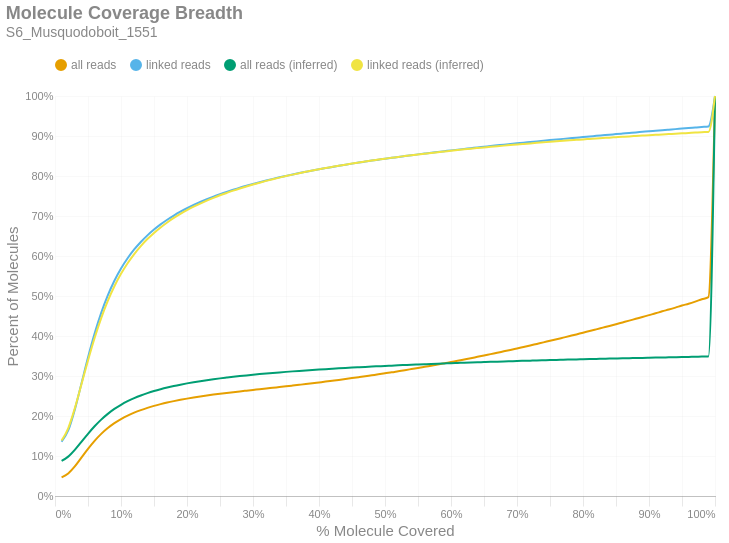

Notebook cell for this chart:
### Markdown cell above
### Molecule Read Coverage
This chart shows molecule coverage breadth as computed by the number of bases aligned to that molecule. In other words, "*how much of each unique long molecule is actually sequenced/aligned?*" Keep in mind there is a distinction between sequences and alignments, since some sequences belonging to a particular molecule may not align well and wouldn't appear in the alignment data. This chart also shows molecule coverage breadth as computed by the *inferred fragment* from which the aligned sequences originate. Unlike read coverage, this calculation takes into account the total insert size, including unsequenced gaps between the forward and reverse reads. Like the previous figures, these are cumulative percents.

### Code cell
if SKIPLR:
    print_html(f"Skipped")
else:
    binned_df = consolidated_hist(valids['coverage_bp'], mask, 0.01, True)
    binned_df_inf = consolidated_hist(valids['coverage_inserts'], mask, 0.01, True)
    binned_df = binned_df.with_columns(pl.lit(binned_df_inf['all reads (cumsum)']).alias('all reads (inferred)'))
    binned_df = binned_df.with_columns(pl.lit(binned_df_inf['linked reads (cumsum)']).alias('linked reads (inferred)'))
    binned_df = binned_df.with_columns(
        (pl.col('bin').cast(pl.Float64) + 0.01).alias('right_edge')
    )

    with SafeRender(binned_df):
        (
            density_plot(binned_df, 'Molecule Coverage Breadth', samplename, 'molcov', ['all reads (inferred)','linked reads (inferred)'])
            .encode(
                #x=alt.X('bin:Q', title="% Molecule Covered").axis(format = '%').scale(padding=0),
                x=alt.X('right_edge:Q', title="% Molecule Covered").axis(format='%').scale(padding=0),
                y=alt.Y('value:Q', title='Percent of Molecules')
                    .axis(format='%')
                    .stack(False)
                    .scale(domainMin=0, padding=0),
                color=alt.Color("key:N").scale(domain = ["all reads", "linked reads", "all reads (inferred)", "linked reads (inferred)"]),
                tooltip = [
                    alt.Tooltip("key:N", title = "Data Type"),
                    alt.Tooltip("range_label:N", title="% Molecule Covered"),
                    alt.Tooltip("value:Q", format = ".2%", title="% Molecules")
                ]
            )
        ).display()

### Figure 1 — Vega-Lite specification as saved in the notebook (floating-point values rounded to 4 significant figures)
{"width": "container", "height": 400, "config": {"title": {"anchor": "start", "dy": -15, "fontSize": 18, "color": "#888888", "subtitleColor": "#888888", "subtitleFontSize": 14}, "arc": {"fill": "#0072B2"}, "axis": {"domainColor": "#888888", "domainWidth": 0.5, "gridWidth": 0.2, "grid": false, "titleFontWeight": 400, "titleFontSize": 15, "labelFontSize": 11, "labelColor": "#888888", "tickColor": "#888888", "tickWidth": 0.2, "titleColor": "#888888"}, "axisBand": {"grid": false}, "axisX": {"grid": true, "tickSize": 10, "domainCap": "round"}, "axisY": {"domain": false, "grid": true, "tickSize": 0, "domainCap": "round"}, "background": "transparent", "header": {"labelFontSize": 15, "labelColor": "#888888", "titleFontSize": 15, "titleFontWeight": 600, "titleColor": "#888888"}, "legend": {"labelFont": "sans-serif", "labelFontSize": 12, "labelColor": "#888888", "symbolSize": 100, "symbolType": "circle", "titleFontSize": 12, "titlePadding": 10, "titleColor": "#888888", "title": null, "orient": "top"}, "range": {"category": ["#E69F00", "#56B4E9", "#009E73", "#F0E442", "#0072B2", "#D55E00", "#CC79A7", "#000000"], "diverging": ["#cfe8f3", "#a2d4ec", "#73bfe2", "#46abdb", "#1696d2", "#12719e"]}, "area": {"fill": "#0072B2", "fillOpacity": 0.7, "line": true, "strokeOpacity": 0.7}, "line": {"color": "#0072B2", "stroke": "#0072B2", "strokeWidth": 2}, "trail": {"color": "#0072B2", "stroke": "#0072B2", "strokeWidth": 0, "size": 1}, "point": {"filled": true, "fillOpacity": 1.0, "size": 95}, "text": {"color": "#888888", "fontSize": 11, "align": "right", "fontWeight": 400, "size": 11}, "bar": {"fill": "#0072B2", "stroke": null}, "view": {"stroke": null, "continuousWidth": 660, "continuousHeight": 400}}, "data": {"name": "data-e572c3ba2b5176fcf273457e197672b6"}, "mark": {"type": "line", "interpolate": "monotone", "point": {"opacity": 0, "size": 275}}, "encoding": {"color": {"field": "key", "scale": {"domain": ["all reads", "linked reads", "all reads (inferred)", "linked reads (inferred)"]}, "type": "nominal"}, "tooltip": [{"field": "key", "title": "Data Type", "type": "nominal"}, {"field": "range_label", "title": "% Molecule Covered", "type": "nominal"}, {"field": "value", "format": ".2%", "title": "% Molecules", "type": "quantitative"}], "x": {"axis": {"format": "%"}, "field": "right_edge", "scale": {"padding": 0}, "title": "% Molecule Covered", "type": "quantitative"}, "y": {"axis": {"format": "%"}, "field": "value", "scale": {"domainMin": 0, "padding": 0}, "stack": false, "title": "Percent of Molecules", "type": "quantitative"}}, "params": [{"name": "param_c36ac31b6afebe62", "select": {"type": "point", "fields": ["key"]}, "bind": "legend"}], "title": {"text": "Molecule Coverage Breadth", "subtitle": "S6_Musquodoboit_1551"}, "transform": [{"fold": ["all reads (cumsum)", "linked reads (cumsum)", "all reads (inferred)", "linked reads (inferred)"]}, {"calculate": "replace(datum.key, ' (cumsum)', '')", "as": "key"}, {"filter": {"param": "param_c36ac31b6afebe62"}}], "usermeta": {"embedOptions": {"downloadFileName": "S6_Musquodoboit_1551.molcov"}}, "$schema": "https://vega.github.io/schema/vega-lite/v6.1.0.json", "datasets": {"data-e572c3ba2b5176fcf273457e197672b6": [{"bin": "0.0", "interval": "0.0-0.01", "all reads": 0.04661, "linked reads": 0.1357, "all reads (cumsum)": 0.04661, "linked reads (cumsum)": 0.1357, "range_label": "0.0-0.01", "all reads (inferred)": 0.0879, "linked reads (inferred)": 0.1387, "right_edge": 0.01}, {"bin": "0.01", "interval": "0.01-0.02", "all reads": 0.009667, "linked reads": 0.0281, "all reads (cumsum)": 0.05628, "linked reads (cumsum)": 0.1638, "range_label": "0.01-0.02", "all reads (inferred)": 0.09848, "linked reads (inferred)": 0.1694, "right_edge": 0.02}, {"bin": "0.02", "interval": "0.02-0.03", "all reads": 0.01767, "linked reads": 0.05214, "all reads (cumsum)": 0.07395, "linked reads (cumsum)": 0.2159, "range_label": "0.02-0.03", "all reads (inferred)": 0.1153, "linked reads (inferred)": 0.219, "right_edge": 0.03}, {"bin": "0.03", "interval": "0.03-0.04", "all reads": 0.02189, "linked reads": 0.06502, "all reads (cumsum)": 0.09584, "linked reads (cumsum)": 0.2809, "range_label": "0.03-0.04", "all reads (inferred)": 0.1353, "linked reads (inferred)": 0.2786, "right_edge": 0.04}, {"bin": "0.04", "interval": "0.04-0.05", "all reads": 0.02194, "linked reads": 0.06533, "all reads (cumsum)": 0.1178, "linked reads (cumsum)": 0.3463, "range_label": "0.04-0.05", "all reads (inferred)": 0.1556, "linked reads (inferred)": 0.3389, "right_edge": 0.05}, {"bin": "0.05", "interval": "0.05-0.06", "all reads": 0.02007, "linked reads": 0.0598, "all reads (cumsum)": 0.1378, "linked reads (cumsum)": 0.4061, "range_label": "0.05-0.06", "all reads (inferred)": 0.1743, "linked reads (inferred)": 0.395, "right_edge": 0.06}, {"bin": "0.06", "interval": "0.06-0.07", "all reads": 0.01742, "linked reads": 0.05191, "all reads (cumsum)": 0.1553, "linked reads (cumsum)": 0.458, "range_label": "0.06-0.07", "all reads (inferred)": 0.191, "linked reads (inferred)": 0.4447, "right_edge": 0.07}, {"bin": "0.07", "interval": "0.07-0.08", "all reads": 0.0146, "linked reads": 0.04352, "all reads (cumsum)": 0.1699, "linked reads (cumsum)": 0.5015, "range_label": "0.07-0.08", "all reads (inferred)": 0.2053, "linked reads (inferred)": 0.4876, "right_edge": 0.08}, {"bin": "0.08", "interval": "0.08-0.09", "all reads": 0.01228, "linked reads": 0.03657, "all reads (cumsum)": 0.1821, "linked reads (cumsum)": 0.5381, "range_label": "0.08-0.09", "all reads (inferred)": 0.2176, "linked reads (inferred)": 0.5243, "right_edge": 0.09}, {"bin": "0.09", "interval": "0.09-0.1", "all reads": 0.01029, "linked reads": 0.03062, "all reads (cumsum)": 0.1924, "linked reads (cumsum)": 0.5687, "range_label": "0.09-0.1", "all reads (inferred)": 0.228, "linked reads (inferred)": 0.5553, "right_edge": 0.1}, {"bin": "0.1", "interval": "0.1-0.11", "all reads": 0.008615, "linked reads": 0.02557, "all reads (cumsum)": 0.201, "linked reads (cumsum)": 0.5943, "range_label": "0.1-0.11", "all reads (inferred)": 0.2369, "linked reads (inferred)": 0.5819, "right_edge": 0.11}, {"bin": "0.11", "interval": "0.11-0.12", "all reads": 0.007427, "linked reads": 0.02203, "all reads (cumsum)": 0.2085, "linked reads (cumsum)": 0.6163, "range_label": "0.11-0.12", "all reads (inferred)": 0.2446, "linked reads (inferred)": 0.6049, "right_edge": 0.12}, {"bin": "0.12", "interval": "0.12-0.13", "all reads": 0.006345, "linked reads": 0.01881, "all reads (cumsum)": 0.2148, "linked reads (cumsum)": 0.6351, "range_label": "0.12-0.13", "all reads (inferred)": 0.2513, "linked reads (inferred)": 0.6249, "right_edge": 0.13}, {"bin": "0.13", "interval": "0.13-0.14", "all reads": 0.00557, "linked reads": 0.0165, "all reads (cumsum)": 0.2204, "linked reads (cumsum)": 0.6516, "range_label": "0.13-0.14", "all reads (inferred)": 0.2572, "linked reads (inferred)": 0.6423, "right_edge": 0.14}, {"bin": "0.14", "interval": "0.14-0.15", "all reads": 0.004927, "linked reads": 0.01458, "all reads (cumsum)": 0.2253, "linked reads (cumsum)": 0.6662, "range_label": "0.14-0.15", "all reads (inferred)": 0.2624, "linked reads (inferred)": 0.6578, "right_edge": 0.15}, {"bin": "0.15", "interval": "0.15-0.16", "all reads": 0.004359, "linked reads": 0.01284, "all reads (cumsum)": 0.2297, "linked reads (cumsum)": 0.679, "range_label": "0.15-0.16", "all reads (inferred)": 0.267, "linked reads (inferred)": 0.6715, "right_edge": 0.16}, {"bin": "0.16", "interval": "0.16-0.17", "all reads": 0.003948, "linked reads": 0.01162, "all reads (cumsum)": 0.2336, "linked reads (cumsum)": 0.6907, "range_label": "0.16-0.17", "all reads (inferred)": 0.2712, "linked reads (inferred)": 0.6839, "right_edge": 0.17}, {"bin": "0.17", "interval": "0.17-0.18", "all reads": 0.003539, "linked reads": 0.01039, "all reads (cumsum)": 0.2372, "linked reads (cumsum)": 0.701, "range_label": "0.17-0.18", "all reads (inferred)": 0.275, "linked reads (inferred)": 0.6951, "right_edge": 0.18}, {"bin": "0.18", "interval": "0.18-0.19", "all reads": 0.003278, "linked reads": 0.009602, "all reads (cumsum)": 0.2404, "linked reads (cumsum)": 0.7106, "range_label": "0.18-0.19", "all reads (inferred)": 0.2784, "linked reads (inferred)": 0.7053, "right_edge": 0.19}, {"bin": "0.19", "interval": "0.19-0.2", "all reads": 0.003009, "linked reads": 0.008765, "all reads (cumsum)": 0.2434, "linked reads (cumsum)": 0.7194, "range_label": "0.19-0.2", "all reads (inferred)": 0.2815, "linked reads (inferred)": 0.7146, "right_edge": 0.2}, {"bin": "0.2", "interval": "0.2-0.21", "all reads": 0.002775, "linked reads": 0.00805, "all reads (cumsum)": 0.2462, "linked reads (cumsum)": 0.7275, "range_label": "0.2-0.21", "all reads (inferred)": 0.2844, "linked reads (inferred)": 0.7232, "right_edge": 0.21}, {"bin": "0.21", "interval": "0.21-0.22", "all reads": 0.002594, "linked reads": 0.007499, "all reads (cumsum)": 0.2488, "linked reads (cumsum)": 0.735, "range_label": "0.21-0.22", "all reads (inferred)": 0.2871, "linked reads (inferred)": 0.7311, "right_edge": 0.22}, {"bin": "0.22", "interval": "0.22-0.23", "all reads": 0.002403, "linked reads": 0.006918, "all reads (cumsum)": 0.2512, "linked reads (cumsum)": 0.7419, "range_label": "0.22-0.23", "all reads (inferred)": 0.2895, "linked reads (inferred)": 0.7384, "right_edge": 0.23}, {"bin": "0.23", "interval": "0.23-0.24", "all reads": 0.00228, "linked reads": 0.006506, "all reads (cumsum)": 0.2535, "linked reads (cumsum)": 0.7484, "range_label": "0.23-0.24", "all reads (inferred)": 0.2919, "linked reads (inferred)": 0.7453, "right_edge": 0.24}, {"bin": "0.24", "interval": "0.24-0.25", "all reads": 0.002132, "linked reads": 0.006052, "all reads (cumsum)": 0.2556, "linked reads (cumsum)": 0.7544, "range_label": "0.24-0.25", "all reads (inferred)": 0.294, "linked reads (inferred)": 0.7517, "right_edge": 0.25}, {"bin": "0.25", "interval": "0.25-0.26", "all reads": 0.002034, "linked reads": 0.005744, "all reads (cumsum)": 0.2577, "linked reads (cumsum)": 0.7602, "range_label": "0.25-0.26", "all reads (inferred)": 0.296, "linked reads (inferred)": 0.7576, "right_edge": 0.26}, {"bin": "0.26", "interval": "0.26-0.27", "all reads": 0.001943, "linked reads": 0.005403, "all reads (cumsum)": 0.2596, "linked reads (cumsum)": 0.7656, "range_label": "0.26-0.27", "all reads (inferred)": 0.298, "linked reads (inferred)": 0.7634, "right_edge": 0.27}, {"bin": "0.27", "interval": "0.27-0.28", "all reads": 0.001899, "linked reads": 0.005198, "all reads (cumsum)": 0.2615, "linked reads (cumsum)": 0.7708, "range_label": "0.27-0.28", "all reads (inferred)": 0.2998, "linked reads (inferred)": 0.7687, "right_edge": 0.28}, {"bin": "0.28", "interval": "0.28-0.29", "all reads": 0.001825, "linked reads": 0.004822, "all reads (cumsum)": 0.2633, "linked reads (cumsum)": 0.7756, "range_label": "0.28-0.29", "all reads (inferred)": 0.3015, "linked reads (inferred)": 0.7739, "right_edge": 0.29}, {"bin": "0.29", "interval": "0.29-0.3", "all reads": 0.001812, "linked reads": 0.004584, "all reads (cumsum)": 0.2651, "linked reads (cumsum)": 0.7802, "range_label": "0.29-0.3", "all reads (inferred)": 0.3032, "linked reads (inferred)": 0.7787, "right_edge": 0.3}, {"bin": "0.3", "interval": "0.3-0.31", "all reads": 0.001802, "linked reads": 0.004391, "all reads (cumsum)": 0.2669, "linked reads (cumsum)": 0.7846, "range_label": "0.3-0.31", "all reads (inferred)": 0.3047, "linked reads (inferred)": 0.7833, "right_edge": 0.31}, {"bin": "0.31", "interval": "0.31-0.32", "all reads": 0.001814, "linked reads": 0.004232, "all reads (cumsum)": 0.2688, "linked reads (cumsum)": 0.7888, "range_label": "0.31-0.32", "all reads (inferred)": 0.3062, "linked reads (inferred)": 0.7877, "right_edge": 0.32}, {"bin": "0.32", "interval": "0.32-0.33", "all reads": 0.00182, "linked reads": 0.004, "all reads (cumsum)": 0.2706, "linked reads (cumsum)": 0.7928, "range_label": "0.32-0.33", "all reads (inferred)": 0.3077, "linked reads (inferred)": 0.7919, "right_edge": 0.33}, {"bin": "0.33", "interval": "0.33-0.34", "all reads": 0.001818, "linked reads": 0.003867, "all reads (cumsum)": 0.2724, "linked reads (cumsum)": 0.7967, "range_label": "0.33-0.34", "all reads (inferred)": 0.309, "linked reads (inferred)": 0.796, "right_edge": 0.34}, {"bin": "0.34", "interval": "0.34-0.35", "all reads": 0.001819, "linked reads": 0.003658, "all reads (cumsum)": 0.2742, "linked reads (cumsum)": 0.8003, "range_label": "0.34-0.35", "all reads (inferred)": 0.3103, "linked reads (inferred)": 0.7998, "right_edge": 0.35}, {"bin": "0.35", "interval": "0.35-0.36", "all reads": 0.001878, "linked reads": 0.003562, "all reads (cumsum)": 0.2761, "linked reads (cumsum)": 0.8039, "range_label": "0.35-0.36", "all reads (inferred)": 0.3116, "linked reads (inferred)": 0.8034, "right_edge": 0.36}, {"bin": "0.36", "interval": "0.36-0.37", "all reads": 0.001901, "linked reads": 0.003382, "all reads (cumsum)": 0.278, "linked reads (cumsum)": 0.8073, "range_label": "0.36-0.37", "all reads (inferred)": 0.3128, "linked reads (inferred)": 0.807, "right_edge": 0.37}, {"bin": "0.37", "interval": "0.37-0.38", "all reads": 0.001914, "linked reads": 0.003224, "all reads (cumsum)": 0.2799, "linked reads (cumsum)": 0.8105, "range_label": "0.37-0.38", "all reads (inferred)": 0.3139, "linked reads (inferred)": 0.8104, "right_edge": 0.38}, {"bin": "0.38", "interval": "0.38-0.39", "all reads": 0.001975, "linked reads": 0.003183, "all reads (cumsum)": 0.2819, "linked reads (cumsum)": 0.8137, "range_label": "0.38-0.39", "all reads (inferred)": 0.315, "linked reads (inferred)": 0.8137, "right_edge": 0.39}, {"bin": "0.39", "interval": "0.39-0.4", "all reads": 0.002045, "linked reads": 0.003089, "all reads (cumsum)": 0.2839, "linked reads (cumsum)": 0.8168, "range_label": "0.39-0.4", "all reads (inferred)": 0.3161, "linked reads (inferred)": 0.8168, "right_edge": 0.4}, {"bin": "0.4", "interval": "0.4-0.41", "all reads": 0.002041, "linked reads": 0.002946, "all reads (cumsum)": 0.286, "linked reads (cumsum)": 0.8197, "range_label": "0.4-0.41", "all reads (inferred)": 0.3171, "linked reads (inferred)": 0.8199, "right_edge": 0.41}, {"bin": "0.41", "interval": "0.41-0.42", "all reads": 0.002141, "linked reads": 0.002965, "all reads (cumsum)": 0.2881, "linked reads (cumsum)": 0.8227, "range_label": "0.41-0.42", "all reads (inferred)": 0.3181, "linked reads (inferred)": 0.8228, "right_edge": 0.42}, {"bin": "0.42", "interval": "0.42-0.43", "all reads": 0.002145, "linked reads": 0.002806, "all reads (cumsum)": 0.2903, "linked reads (cumsum)": 0.8255, "range_label": "0.42-0.43", "all reads (inferred)": 0.3191, "linked reads (inferred)": 0.8256, "right_edge": 0.43}, {"bin": "0.43", "interval": "0.43-0.44", "all reads": 0.002213, "linked reads": 0.002756, "all reads (cumsum)": 0.2925, "linked reads (cumsum)": 0.8283, "range_label": "0.43-0.44", "all reads (inferred)": 0.32, "linked reads (inferred)": 0.8284, "right_edge": 0.44}, {"bin": "0.44", "interval": "0.44-0.45", "all reads": 0.002271, "linked reads": 0.002674, "all reads (cumsum)": 0.2947, "linked reads (cumsum)": 0.8309, "range_label": "0.44-0.45", "all reads (inferred)": 0.321, "linked reads (inferred)": 0.8311, "right_edge": 0.45}, {"bin": "0.45", "interval": "0.45-0.46", "all reads": 0.002311, "linked reads": 0.002594, "all reads (cumsum)": 0.297, "linked reads (cumsum)": 0.8335, "range_label": "0.45-0.46", "all reads (inferred)": 0.3219, "linked reads (inferred)": 0.8337, "right_edge": 0.46}, {"bin": "0.46", "interval": "0.46-0.47", "all reads": 0.002338, "linked reads": 0.002491, "all reads (cumsum)": 0.2994, "linked reads (cumsum)": 0.836, "range_label": "0.46-0.47", "all reads (inferred)": 0.3227, "linked reads (inferred)": 0.8362, "right_edge": 0.47}, {"bin": "0.47", "interval": "0.47-0.48", "all reads": 0.002422, "linked reads": 0.002484, "all reads (cumsum)": 0.3018, "linked reads (cumsum)": 0.8385, "range_label": "0.47-0.48", "all reads (inferred)": 0.3236, "linked reads (inferred)": 0.8387, "right_edge": 0.48}, {"bin": "0.48", "interval": "0.48-0.49", "all reads": 0.002374, "linked reads": 0.002379, "all reads (cumsum)": 0.3042, "linked reads (cumsum)": 0.8409, "range_label": "0.48-0.49", "all reads (inferred)": 0.3244, "linked reads (inferred)": 0.841, "right_edge": 0.49}, {"bin": "0.49", "interval": "0.49-0.5", "all reads": 0.002654, "linked reads": 0.002372, "all reads (cumsum)": 0.3068, "linked reads (cumsum)": 0.8432, "range_label": "0.49-0.5", "all reads (inferred)": 0.3252, "linked reads (inferred)": 0.8434, "right_edge": 0.5}, {"bin": "0.5", "interval": "0.5-0.51", "all reads": 0.002376, "linked reads": 0.002162, "all reads (cumsum)": 0.3092, "linked reads (cumsum)": 0.8454, "range_label": "0.5-0.51", "all reads (inferred)": 0.3259, "linked reads (inferred)": 0.8455, "right_edge": 0.51}, {"bin": "0.51", "interval": "0.51-0.52", "all reads": 0.002705, "linked reads": 0.002246, "all reads (cumsum)": 0.3119, "linked reads (cumsum)": 0.8477, "range_label": "0.51-0.52", "all reads (inferred)": 0.3267, "linked reads (inferred)": 0.8477, "right_edge": 0.52}, {"bin": "0.52", "interval": "0.52-0.53", "all reads": 0.002633, "linked reads": 0.002156, "all reads (cumsum)": 0.3145, "linked reads (cumsum)": 0.8498, "range_label": "0.52-0.53", "all reads (inferred)": 0.3274, "linked reads (inferred)": 0.8498, "right_edge": 0.53}, {"bin": "0.53", "interval": "0.53-0.54", "all reads": 0.002749, "linked reads": 0.002125, "all reads (cumsum)": 0.3173, "linked reads (cumsum)": 0.8519, "range_label": "0.53-0.54", "all reads (inferred)": 0.3281, "linked reads (inferred)": 0.8519, "right_edge": 0.54}, {"bin": "0.54", "interval": "0.54-0.55", "all reads": 0.002768, "linked reads": 0.002111, "all reads (cumsum)": 0.3201, "linked reads (cumsum)": 0.854, "range_label": "0.54-0.55", "all reads (inferred)": 0.3288, "linked reads (inferred)": 0.8538, "right_edge": 0.55}, {"bin": "0.55", "interval": "0.55-0.56", "all reads": 0.002886, "linked reads": 0.002076, "all reads (cumsum)": 0.323, "linked reads (cumsum)": 0.8561, "range_label": "0.55-0.56", "all reads (inferred)": 0.3295, "linked reads (inferred)": 0.8558, "right_edge": 0.56}, {"bin": "0.56", "interval": "0.56-0.57", "all reads": 0.002931, "linked reads": 0.002043, "all reads (cumsum)": 0.3259, "linked reads (cumsum)": 0.8582, "range_label": "0.56-0.57", "all reads (inferred)": 0.3301, "linked reads (inferred)": 0.8577, "right_edge": 0.57}, {"bin": "0.57", "interval": "0.57-0.58", "all reads": 0.00291, "linked reads": 0.001937, "all reads (cumsum)": 0.3288, "linked reads (cumsum)": 0.8601, "range_label": "0.57-0.58", "all reads (inferred)": 0.3308, "linked reads (inferred)": 0.8595, "right_edge": 0.58}, {"bin": "0.58", "interval": "0.58-0.59", "all reads": 0.00304, "linked reads": 0.001962, "all reads (cumsum)": 0.3318, "linked reads (cumsum)": 0.8621, "range_label": "0.58-0.59", "all reads (inferred)": 0.3314, "linked reads (inferred)": 0.8613, "right_edge": 0.59}, {"bin": "0.59", "interval": "0.59-0.6", "all reads": 0.003178, "linked reads": 0.002006, "all reads (cumsum)": 0.335, "linked reads (cumsum)": 0.8641, "range_label": "0.59-0.6", "all reads (inferred)": 0.332, "linked reads (inferred)": 0.8631, "right_edge": 0.6}, {"bin": "0.6", "interval": "0.6-0.61", "all reads": 0.003046, "linked reads": 0.001851, "all reads (cumsum)": 0.3381, "linked reads (cumsum)": 0.8659, "range_label": "0.6-0.61", "all reads (inferred)": 0.3326, "linked reads (inferred)": 0.8649, "right_edge": 0.61}, {"bin": "0.61", "interval": "0.61-0.62", "all reads": 0.003245, "linked reads": 0.001851, "all reads (cumsum)": 0.3413, "linked reads (cumsum)": 0.8678, "range_label": "0.61-0.62", "all reads (inferred)": 0.3332, "linked reads (inferred)": 0.8666, "right_edge": 0.62}, {"bin": "0.62", "interval": "0.62-0.63", "all reads": 0.003224, "linked reads": 0.001778, "all reads (cumsum)": 0.3445, "linked reads (cumsum)": 0.8696, "range_label": "0.62-0.63", "all reads (inferred)": 0.3338, "linked reads (inferred)": 0.8683, "right_edge": 0.63}, {"bin": "0.63", "interval": "0.63-0.64", "all reads": 0.003356, "linked reads": 0.00187, "all reads (cumsum)": 0.3479, "linked reads (cumsum)": 0.8714, "range_label": "0.63-0.64", "all reads (inferred)": 0.3343, "linked reads (inferred)": 0.8698, "right_edge": 0.64}, {"bin": "0.64", "interval": "0.64-0.65", "all reads": 0.003316, "linked reads": 0.001717, "all reads (cumsum)": 0.3512, "linked reads (cumsum)": 0.8731, "range_label": "0.64-0.65", "all reads (inferred)": 0.3349, "linked reads (inferred)": 0.8714, "right_edge": 0.65}, {"bin": "0.65", "interval": "0.65-0.66", "all reads": 0.003518, "linked reads": 0.001797, "all reads (cumsum)": 0.3547, "linked reads (cumsum)": 0.8749, "range_label": "0.65-0.66", "all reads (inferred)": 0.3354, "linked reads (inferred)": 0.8729, "right_edge": 0.66}, {"bin": "0.66", "interval": "0.66-0.67", "all reads": 0.003406, "linked reads": 0.001688, "all reads (cumsum)": 0.3581, "linked reads (cumsum)": 0.8766, "range_label": "0.66-0.67", "all reads (inferred)": 0.3359, "linked reads (inferred)": 0.8745, "right_edge": 0.67}, {"bin": "0.67", "interval": "0.67-0.68", "all reads": 0.003547, "linked reads": 0.001699, "all reads (cumsum)": 0.3617, "linked reads (cumsum)": 0.8783, "range_label": "0.67-0.68", "all reads (inferred)": 0.3364, "linked reads (inferred)": 0.8759, "right_edge": 0.68}, {"bin": "0.68", "interval": "0.68-0.69", "all reads": 0.003506, "linked reads": 0.001637, "all reads (cumsum)": 0.3652, "linked reads (cumsum)": 0.88, "range_label": "0.68-0.69", "all reads (inferred)": 0.3369, "linked reads (inferred)": 0.8774, "right_edge": 0.69}, {"bin": "0.69", "interval": "0.69-0.7", "all reads": 0.003717, "linked reads": 0.001635, "all reads (cumsum)": 0.3689, "linked reads (cumsum)": 0.8816, "range_label": "0.69-0.7", "all reads (inferred)": 0.3375, "linked reads (inferred)": 0.8788, "right_edge": 0.7}, {"bin": "0.7", "interval": "0.7-0.71", "all reads": 0.003689, "linked reads": 0.001682, "all reads (cumsum)": 0.3726, "linked reads (cumsum)": 0.8833, "range_label": "0.7-0.71", "all reads (inferred)": 0.3379, "linked reads (inferred)": 0.8802, "right_edge": 0.71}, {"bin": "0.71", "interval": "0.71-0.72", "all reads": 0.003694, "linked reads": 0.001603, "all reads (cumsum)": 0.3763, "linked reads (cumsum)": 0.8849, "range_label": "0.71-0.72", "all reads (inferred)": 0.3384, "linked reads (inferred)": 0.8815, "right_edge": 0.72}, {"bin": "0.72", "interval": "0.72-0.73", "all reads": 0.003902, "linked reads": 0.001647, "all reads (cumsum)": 0.3802, "linked reads (cumsum)": 0.8865, "range_label": "0.72-0.73", "all reads (inferred)": 0.3389, "linked reads (inferred)": 0.8829, "right_edge": 0.73}, {"bin": "0.73", "interval": "0.73-0.74", "all reads": 0.003829, "linked reads": 0.0016, "all reads (cumsum)": 0.384, "linked reads (cumsum)": 0.8881, "range_label": "0.73-0.74", "all reads (inferred)": 0.3393, "linked reads (inferred)": 0.8842, "right_edge": 0.74}, {"bin": "0.74", "interval": "0.74-0.75", "all reads": 0.004045, "linked reads": 0.001608, "all reads (cumsum)": 0.3881, "linked reads (cumsum)": 0.8897, "range_label": "0.74-0.75", "all reads (inferred)": 0.3398, "linked reads (inferred)": 0.8855, "right_edge": 0.75}, {"bin": "0.75", "interval": "0.75-0.76", "all reads": 0.003821, "linked reads": 0.001488, "all reads (cumsum)": 0.3919, "linked reads (cumsum)": 0.8912, "range_label": "0.75-0.76", "all reads (inferred)": 0.3402, "linked reads (inferred)": 0.8867, "right_edge": 0.76}, {"bin": "0.76", "interval": "0.76-0.77", "all reads": 0.004026, "linked reads": 0.001579, "all reads (cumsum)": 0.3959, "linked reads (cumsum)": 0.8928, "range_label": "0.76-0.77", "all reads (inferred)": 0.3407, "linked reads (inferred)": 0.888, "right_edge": 0.77}, {"bin": "0.77", "interval": "0.77-0.78", "all reads": 0.004027, "linked reads": 0.001527, "all reads (cumsum)": 0.3999, "linked reads (cumsum)": 0.8943, "range_label": "0.77-0.78", "all reads (inferred)": 0.3411, "linked reads (inferred)": 0.8892, "right_edge": 0.78}, {"bin": "0.78", "interval": "0.78-0.79", "all reads": 0.004064, "linked reads": 0.001521, "all reads (cumsum)": 0.404, "linked reads (cumsum)": 0.8958, "range_label": "0.78-0.79", "all reads (inferred)": 0.3415, "linked reads (inferred)": 0.8904, "right_edge": 0.79}, {"bin": "0.79", "interval": "0.79-0.8", "all reads": 0.00432, "linked reads": 0.001571, "all reads (cumsum)": 0.4083, "linked reads (cumsum)": 0.8974, "range_label": "0.79-0.8", "all reads (inferred)": 0.3419, "linked reads (inferred)": 0.8915, "right_edge": 0.8}, {"bin": "0.8", "interval": "0.8-0.81", "all reads": 0.004031, "linked reads": 0.001411, "all reads (cumsum)": 0.4123, "linked reads (cumsum)": 0.8988, "range_label": "0.8-0.81", "all reads (inferred)": 0.3423, "linked reads (inferred)": 0.8926, "right_edge": 0.81}, {"bin": "0.81", "interval": "0.81-0.82", "all reads": 0.00425, "linked reads": 0.001512, "all reads (cumsum)": 0.4166, "linked reads (cumsum)": 0.9003, "range_label": "0.81-0.82", "all reads (inferred)": 0.3427, "linked reads (inferred)": 0.8938, "right_edge": 0.82}, {"bin": "0.82", "interval": "0.82-0.83", "all reads": 0.004298, "linked reads": 0.001443, "all reads (cumsum)": 0.4209, "linked reads (cumsum)": 0.9018, "range_label": "0.82-0.83", "all reads (inferred)": 0.3431, "linked reads (inferred)": 0.8948, "right_edge": 0.83}, {"bin": "0.83", "interval": "0.83-0.84", "all reads": 0.004294, "linked reads": 0.001441, "all reads (cumsum)": 0.4252, "linked reads (cumsum)": 0.9032, "range_label": "0.83-0.84", "all reads (inferred)": 0.3434, "linked reads (inferred)": 0.8959, "right_edge": 0.84}, {"bin": "0.84", "interval": "0.84-0.85", "all reads": 0.004348, "linked reads": 0.00148, "all reads (cumsum)": 0.4295, "linked reads (cumsum)": 0.9047, "range_label": "0.84-0.85", "all reads (inferred)": 0.3438, "linked reads (inferred)": 0.897, "right_edge": 0.85}, {"bin": "0.85", "interval": "0.85-0.86", "all reads": 0.004426, "linked reads": 0.001438, "all reads (cumsum)": 0.434, "linked reads (cumsum)": 0.9061, "range_label": "0.85-0.86", "all reads (inferred)": 0.3442, "linked reads (inferred)": 0.898, "right_edge": 0.86}, {"bin": "0.86", "interval": "0.86-0.87", "all reads": 0.004425, "linked reads": 0.001433, "all reads (cumsum)": 0.4384, "linked reads (cumsum)": 0.9076, "range_label": "0.86-0.87", "all reads (inferred)": 0.3446, "linked reads (inferred)": 0.8991, "right_edge": 0.87}, {"bin": "0.87", "interval": "0.87-0.88", "all reads": 0.004628, "linked reads": 0.001443, "all reads (cumsum)": 0.443, "linked reads (cumsum)": 0.909, "range_label": "0.87-0.88", "all reads (inferred)": 0.3449, "linked reads (inferred)": 0.9, "right_edge": 0.88}, {"bin": "0.88", "interval": "0.88-0.89", "all reads": 0.004527, "linked reads": 0.001402, "all reads (cumsum)": 0.4475, "linked reads (cumsum)": 0.9104, "range_label": "0.88-0.89", "all reads (inferred)": 0.3453, "linked reads (inferred)": 0.901, "right_edge": 0.89}, {"bin": "0.89", "interval": "0.89-0.9", "all reads": 0.004681, "linked reads": 0.001423, "all reads (cumsum)": 0.4522, "linked reads (cumsum)": 0.9118, "range_label": "0.89-0.9", "all reads (inferred)": 0.3456, "linked reads (inferred)": 0.902, "right_edge": 0.9}, {"bin": "0.9", "interval": "0.9-0.91", "all reads": 0.004453, "linked reads": 0.001325, "all reads (cumsum)": 0.4567, "linked reads (cumsum)": 0.9132, "range_label": "0.9-0.91", "all reads (inferred)": 0.3459, "linked reads (inferred)": 0.9029, "right_edge": 0.91}, {"bin": "0.91", "interval": "0.91-0.92", "all reads": 0.005079, "linked reads": 0.001361, "all reads (cumsum)": 0.4617, "linked reads (cumsum)": 0.9145, "range_label": "0.91-0.92", "all reads (inferred)": 0.3463, "linked reads (inferred)": 0.9039, "right_edge": 0.92}, {"bin": "0.92", "interval": "0.92-0.93", "all reads": 0.004376, "linked reads": 0.001333, "all reads (cumsum)": 0.4661, "linked reads (cumsum)": 0.9159, "range_label": "0.92-0.93", "all reads (inferred)": 0.3466, "linked reads (inferred)": 0.9048, "right_edge": 0.93}, {"bin": "0.93", "interval": "0.93-0.94", "all reads": 0.004819, "linked reads": 0.001319, "all reads (cumsum)": 0.4709, "linked reads (cumsum)": 0.9172, "range_label": "0.93-0.94", "all reads (inferred)": 0.347, "linked reads (inferred)": 0.9058, "right_edge": 0.94}, {"bin": "0.94", "interval": "0.94-0.95", "all reads": 0.005276, "linked reads": 0.001384, "all reads (cumsum)": 0.4762, "linked reads (cumsum)": 0.9186, "range_label": "0.94-0.95", "all reads (inferred)": 0.3473, "linked reads (inferred)": 0.9067, "right_edge": 0.95}, {"bin": "0.95", "interval": "0.95-0.96", "all reads": 0.004511, "linked reads": 0.001339, "all reads (cumsum)": 0.4807, "linked reads (cumsum)": 0.9199, "range_label": "0.95-0.96", "all reads (inferred)": 0.3477, "linked reads (inferred)": 0.9076, "right_edge": 0.96}, {"bin": "0.96", "interval": "0.96-0.97", "all reads": 0.005255, "linked reads": 0.001299, "all reads (cumsum)": 0.486, "linked reads (cumsum)": 0.9212, "range_label": "0.96-0.97", "all reads (inferred)": 0.3481, "linked reads (inferred)": 0.9085, "right_edge": 0.97}, {"bin": "0.97", "interval": "0.97-0.98", "all reads": 0.005781, "linked reads": 0.001311, "all reads (cumsum)": 0.4918, "linked reads (cumsum)": 0.9225, "range_label": "0.97-0.98", "all reads (inferred)": 0.3485, "linked reads (inferred)": 0.9095, "right_edge": 0.98}, {"bin": "0.98", "interval": "0.98-0.99", "all reads": 0.005321, "linked reads": 0.001338, "all reads (cumsum)": 0.4971, "linked reads (cumsum)": 0.9239, "range_label": "0.98-0.99", "all reads (inferred)": 0.3488, "linked reads (inferred)": 0.9101, "right_edge": 0.99}, {"bin": "0.99", "interval": "0.99-1.0", "all reads": 0.5029, "linked reads": 0.07614, "all reads (cumsum)": 1.0, "linked reads (cumsum)": 1.0, "range_label": "0.99-1.0", "all reads (inferred)": 1.0, "linked reads (inferred)": 1.0, "right_edge": 1.0}]}}
